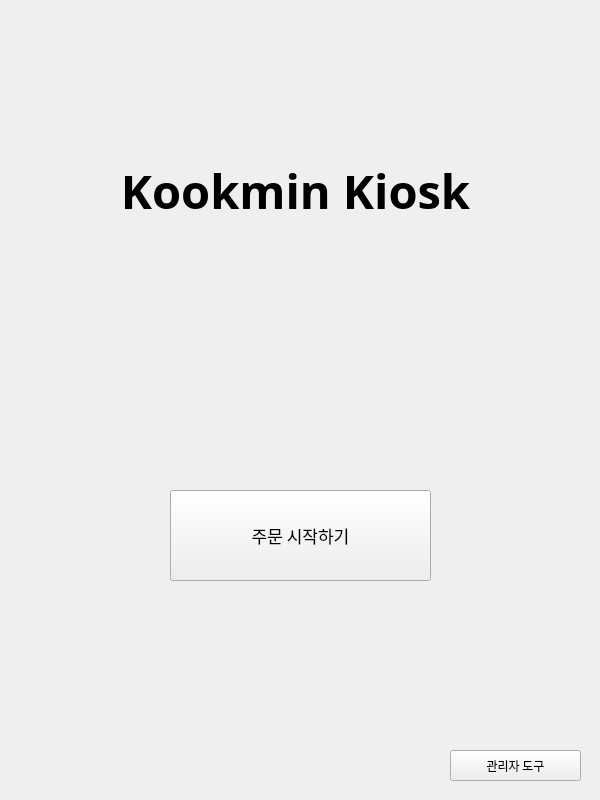
<?xml version="1.0" encoding="UTF-8"?>
<ui version="4.0">
 <class>MainWindow</class>
 <widget class="QMainWindow" name="MainWindow">
  <property name="geometry">
   <rect>
    <x>0</x>
    <y>0</y>
    <width>600</width>
    <height>800</height>
   </rect>
  </property>
  <property name="minimumSize">
   <size>
    <width>600</width>
    <height>800</height>
   </size>
  </property>
  <property name="maximumSize">
   <size>
    <width>600</width>
    <height>800</height>
   </size>
  </property>
  <property name="font">
   <font>
    <family>나눔바른고딕</family>
   </font>
  </property>
  <property name="windowTitle">
   <string>MainWindow</string>
  </property>
  <widget class="QWidget" name="centralwidget">
   <widget class="QLabel" name="label">
    <property name="geometry">
     <rect>
      <x>30</x>
      <y>70</y>
      <width>531</width>
      <height>241</height>
     </rect>
    </property>
    <property name="font">
     <font>
      <family>나눔바른고딕</family>
      <pointsize>35</pointsize>
      <weight>75</weight>
      <bold>true</bold>
     </font>
    </property>
    <property name="text">
     <string>Kookmin Kiosk</string>
    </property>
    <property name="alignment">
     <set>Qt::AlignCenter</set>
    </property>
   </widget>
   <widget class="QPushButton" name="pushButton">
    <property name="geometry">
     <rect>
      <x>170</x>
      <y>490</y>
      <width>261</width>
      <height>91</height>
     </rect>
    </property>
    <property name="font">
     <font>
      <family>나눔바른고딕</family>
      <pointsize>13</pointsize>
     </font>
    </property>
    <property name="text">
     <string notr="true">주문 시작하기</string>
    </property>
    <property name="iconSize">
     <size>
      <width>20</width>
      <height>20</height>
     </size>
    </property>
   </widget>
   <widget class="QPushButton" name="pushButton_2">
    <property name="geometry">
     <rect>
      <x>450</x>
      <y>750</y>
      <width>131</width>
      <height>31</height>
     </rect>
    </property>
    <property name="text">
     <string>관리자 도구</string>
    </property>
   </widget>
  </widget>
 </widget>
 <resources/>
 <connections/>
</ui>
